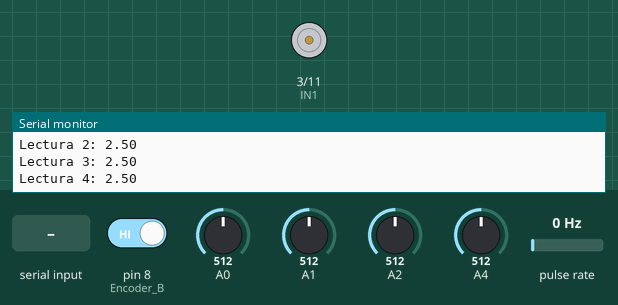
Simulated run of this sketch. Board: Arduino Uno, built with avr-gcc and run on an emulated ATmega328P. On the bench: motor-driver pin pairs drawn as motors (green arrow = first pin HIGH = forward, orange = second pin HIGH = backward, longer = more drive), the last lines printed to the serial monitor. Wiring (inferred from the names in the program): pulse sensor: data pin 2. Inputs (shaded band) come from the test bench; at power-on: A0 = 512, pulse rate 0 Hz, pin 8 (Encoder_B) HIGH, A1 = 512, A2 = 512, A4 = 512.

Above: at 1.2 s.
1.3 s: A0 set to 568
2.8 s: A0 set to 599
At 3.6 s:
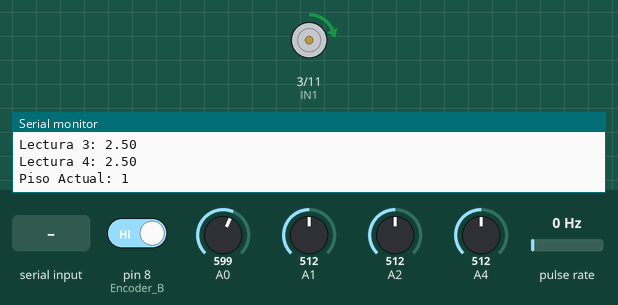
5.8 s: "90,45\n" received over Serial
8.8 s: "30,150\n" received over Serial
At 8.96 s:
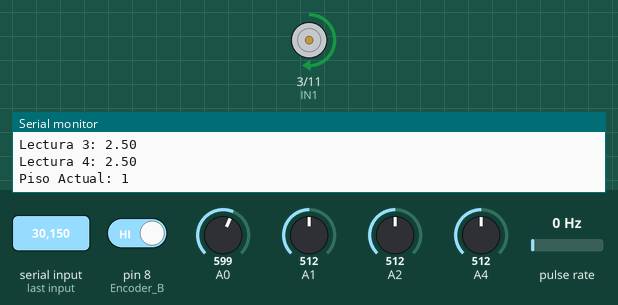
11.8 s: pulse rate (sensor on pin 2) set to 50 Hz
14.8 s: pin 8 (Encoder_B) driven LOW
At 15.4 s:
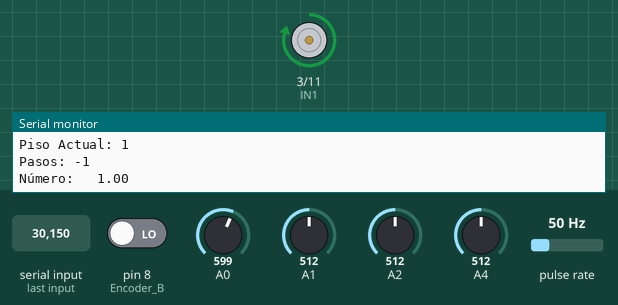
Timing chart, 0 to 17.8 s (numbered marks = the images above; inputs shaded):
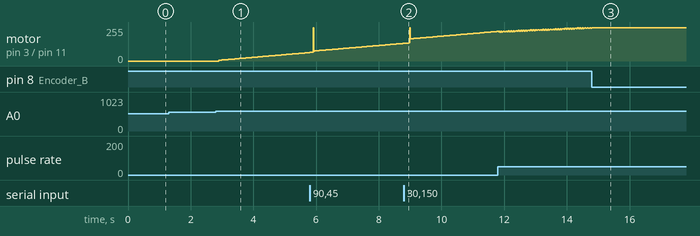

The sketch:

ControlPIDMotorV2.3.ino
```cpp
#include <PinChangeInterrupt.h>
#include <PinChangeInterruptBoards.h>
#include <PinChangeInterruptPins.h>
#include <PinChangeInterruptSettings.h>
#include <TimerOne.h>

#define Encoder      2 // Quadrature encoder A pin
#define Encoder_B    8
#define IN1          3
#define IN2          11
#define END_stop1    13
//-------Variables Controlador-------------
float kp = 6;
float ki = 0.02, kd = 0.02;
float numero;
float input, output, setpoint;
float iTerm = 0, lastInput = 0, dInput = 0, error = 0;
int outMin = -250, outMax = 250;
int sampleTime = 10; // This value is in milliseconds
//----------------------------------------
volatile long encoderPos = 0;
volatile long lastEncoderPos = 0; // Variable to store the previous encoder position
//----------------------------------------
const int VALOR_PISO_1 = 1;
const int VALOR_PISO_2 = 2900;
const int VALOR_PISO_3 = 5600;
const int VALOR_PISO_4 = 8300;
int pisoActual = 1;
int pisoObjetivo = 1;
//----------------------------------------
float piso1=0;
float piso2=0;
float piso3=0;
float piso4=0;
int valor1=0;
int valor2=0;
int valor3=0;
int valor4=0;

void setup() {
  Serial.begin(115200);
  pinMode(Encoder, INPUT);
  pinMode(Encoder_B, INPUT);
  pinMode(END_stop1, INPUT);
  //----------------------------------------
  attachPCINT(digitalPinToPCINT(Encoder), encoder, CHANGE); // Detect both rising and falling edges
  attachPCINT(digitalPinToPCINT(Encoder_B), encoder, CHANGE);
  //----------------------------------------
  Timer1.initialize(sampleTime * 1000); // Setup Timer1
  Timer1.attachInterrupt(moveTo);
}

void loop() {
  Serial.print("Pasos: ");
  Serial.println(encoderPos);

  if (Serial.available() > 0) {
    int nuevoNumero = Serial.parseInt();
    if (nuevoNumero != 0) {
      numero = nuevoNumero;
      Serial.print("Número recibido: ");
      Serial.println(numero);
    }
  }
  Serial.print("Número:   ");
  Serial.println(numero);
  Seleccionar();
  delay(100);
}

void encoder() {
  int MSB = digitalRead(Encoder);
  int LSB = digitalRead(Encoder_B);
  int encoded = (MSB << 1) | LSB;
  int sum = (lastEncoderPos << 2) | encoded;

  if (sum == 0b1101 || sum == 0b0100 || sum == 0b0010 || sum == 0b1011) {
    encoderPos++;
  } else if (sum == 0b1110 || sum == 0b0111 || sum == 0b0001 || sum == 0b1000) {
    encoderPos--;
  }

  lastEncoderPos = encoded; // Update the last encoder position
}

void moveTo() {
  setpoint = numero;
  input = encoderPos;
  error = setpoint - input;
  iTerm += ki * error * sampleTime;
  if (iTerm > outMax) iTerm = outMax;
  else if (iTerm < outMin) iTerm = outMin;
  dInput = (input - lastInput) / sampleTime;
  output = kp * error + iTerm - kd * dInput;
  if (output > outMax) output = outMax;
  else if (output < outMin) output = outMin;
  lastInput = input;
  pwmOut(output);
}

void pwmOut(int out) {
  if (out > 0) {
    analogWrite(IN1, out);
    analogWrite(IN2, 0);
  } else {
    analogWrite(IN1, 0);
    analogWrite(IN2, abs(out));
  }
}

bool ver;

void Seleccionar(){
  valor1 = analogRead(0);
  piso1=valor1*(5.0/1023.0);
  valor2 = analogRead(1);
  piso2=valor2*(5.0/1023.0);
  valor3 = analogRead(2);
  piso3=valor3*(5.0/1023.0);
  valor4 = analogRead(4);
  piso4=valor4*(5.0/1023.0);
  Serial.print("Lectura 1: ");Serial.println(piso1);Serial.print("Lectura 2: ");Serial.println(piso2);Serial.print("Lectura 3: ");Serial.println(piso3);Serial.print("Lectura 4: ");Serial.println(piso4);


  if (piso1>2.86) {
    numero = VALOR_PISO_1;
    pisoObjetivo=1;
    verificar();
  } else if (piso2>2.82) {
    numero = VALOR_PISO_2;
    pisoObjetivo=2;
    verificar();
  } else if (piso3>2.82) {
    numero = VALOR_PISO_3;
    pisoObjetivo=3;
    verificar();
  } else if (piso4>2.86) {
    numero = VALOR_PISO_4;
    pisoObjetivo=4;
    verificar();
  }


}
void verificar(){
  int rangoMaximo=numero+10;
  int rangoMinimo=numero-10;
  pisoActual=encoderPos;
  if(pisoActual>=rangoMinimo && pisoActual<=rangoMaximo){
    Serial.print("Piso Actual: ");Serial.println(pisoObjetivo);
  }
  else{
    Serial.println("Esperando llegar al Piso Seleccionado");
    while(veri());
  }
}

bool veri(){
  int rangoMaximo=numero+10;
  int rangoMinimo=numero-10;
  pisoActual=encoderPos;
  if(pisoActual>=rangoMinimo && pisoActual<=rangoMaximo){
    return false;
  }
  else{
    return true;
  }
}
```

Measured:
- after the input at 2.8 s, motor on pin 3 (IN1) / pin 11 (IN2): moves from stopped to forward 64/255 over 2.9 s, starting after 0.10 s
- after the input at 14.8 s, motor on pin 3 (IN1) / pin 11 (IN2): stops changing and stays forward 250/255
